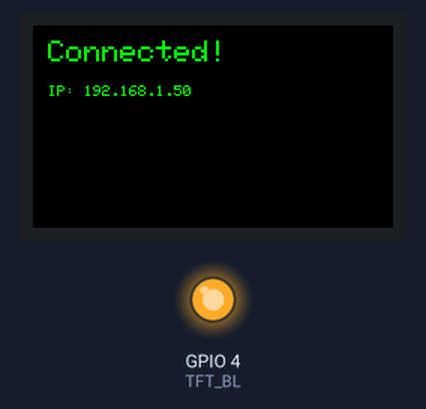
A sketch run on a simulated ESP32. Shown: 240×135 colour display, output pins drawn as LEDs (lit = HIGH). WiFi joins after 1.5 s; servers stay silent unless stated; a WiFi scan finds three made-up networks; storage starts empty; what the sketch prints to the serial monitor is not drawn.

Above: at 2.0 s.

The sketch:

webserver.ino
```cpp
#include <WiFi.h>
#include <WebServer.h>
#include <SPIFFS.h>

#include <Adafruit_GFX.h>
#include <Adafruit_ST7789.h>
#include <SPI.h>

// -----------------------------
// Display pins (your board)
// -----------------------------
#define TFT_CS   5
#define TFT_DC   16
#define TFT_RST  23
#define TFT_BL   4
#define TFT_MOSI 19
#define TFT_SCLK 18

Adafruit_ST7789 tft = Adafruit_ST7789(TFT_CS, TFT_DC, TFT_RST);

// -----------------------------
// WiFi credentials
// -----------------------------
const char* ssid     = "YOUR_WIFI";
const char* password = "YOUR_PASSWORD";

// -----------------------------
// Web server
// -----------------------------
WebServer server(80);

// -----------------------------
// WiFi scan storage
// -----------------------------
struct NetworkInfo {
  String ssid;
  int32_t rssi;
  int32_t channel;
  String enc;
};

std::vector<NetworkInfo> networks;

// -----------------------------
// Helpers
// -----------------------------
String encType(wifi_auth_mode_t t) {
  switch (t) {
    case WIFI_AUTH_OPEN: return "OPEN";
    case WIFI_AUTH_WEP: return "WEP";
    case WIFI_AUTH_WPA_PSK: return "WPA";
    case WIFI_AUTH_WPA2_PSK: return "WPA2";
    case WIFI_AUTH_WPA_WPA2_PSK: return "WPA/WPA2";
    case WIFI_AUTH_WPA3_PSK: return "WPA3";
    default: return "UNK";
  }
}

void doScan() {
  networks.clear();
  int n = WiFi.scanNetworks();

  for (int i = 0; i < n; i++) {
    NetworkInfo info;
    info.ssid = WiFi.SSID(i);
    info.rssi = WiFi.RSSI(i);
    info.channel = WiFi.channel(i);
    info.enc = encType(WiFi.encryptionType(i));
    networks.push_back(info);
  }

  WiFi.scanDelete();
}

// -----------------------------
// JSON endpoints
// -----------------------------
void handleScanJSON() {
  String json = "{ \"networks\": [";

  for (size_t i = 0; i < networks.size(); i++) {
    json += "{";
    json += "\"ssid\":\"" + networks[i].ssid + "\",";
    json += "\"rssi\":" + String(networks[i].rssi) + ",";
    json += "\"channel\":" + String(networks[i].channel) + ",";
    json += "\"enc\":\"" + networks[i].enc + "\"";
    json += "}";
    if (i < networks.size() - 1) json += ",";
  }

  json += "] }";

  server.send(200, "application/json", json);
}

void handleStatusJSON() {
  long uptime = millis() / 1000;

  int battery = 100;  // placeholder
  long rssi = WiFi.RSSI();

  String json = "{";
  json += "\"battery\":" + String(battery) + ",";
  json += "\"signal\":" + String(rssi) + ",";
  json += "\"uptime\":" + String(uptime);
  json += "}";

  server.send(200, "application/json", json);
}

void handleRescan() {
  doScan();
  server.send(200, "text/plain", "OK");
}

// -----------------------------
// Setup
// -----------------------------
void setup() {
  Serial.begin(115200);
  delay(200);

  // Display init
  pinMode(TFT_BL, OUTPUT);
  digitalWrite(TFT_BL, HIGH);
  SPI.begin(TFT_SCLK, -1, TFT_MOSI, TFT_CS);
  tft.init(135, 240);
  tft.setRotation(3);

  // SPIFFS
  SPIFFS.begin(true);

  // WiFi
  WiFi.mode(WIFI_STA);
  WiFi.begin(ssid, password);

  tft.fillScreen(ST77XX_BLACK);
  tft.setTextColor(ST77XX_YELLOW);
  tft.setTextSize(2);
  tft.setCursor(10, 10);
  tft.println("Connecting...");

  Serial.print("Connecting");
  while (WiFi.status() != WL_CONNECTED) {
    delay(300);
    Serial.print(".");
  }

  // Connected!
  Serial.println("\nConnected!");
  Serial.println(WiFi.localIP());

  // --- Show IP on screen ---
  tft.fillScreen(ST77XX_BLACK);
  tft.setTextColor(ST77XX_GREEN);
  tft.setTextSize(2);
  tft.setCursor(10, 10);
  tft.println("Connected!");

  tft.setTextSize(1);
  tft.setCursor(10, 40);
  tft.print("IP: ");
  tft.println(WiFi.localIP());
  delay(2000);
  // --------------------------

  // Initial scan
  doScan();

  // Routes
  server.on("/scan.json", handleScanJSON);
  server.on("/status.json", handleStatusJSON);
  server.on("/rescan", handleRescan);

  // Serve dashboard from SPIFFS
  server.serveStatic("/", SPIFFS, "/dashboard.html");

  server.begin();
}

// -----------------------------
// Loop
// -----------------------------
void loop() {
  server.handleClient();
}
```
